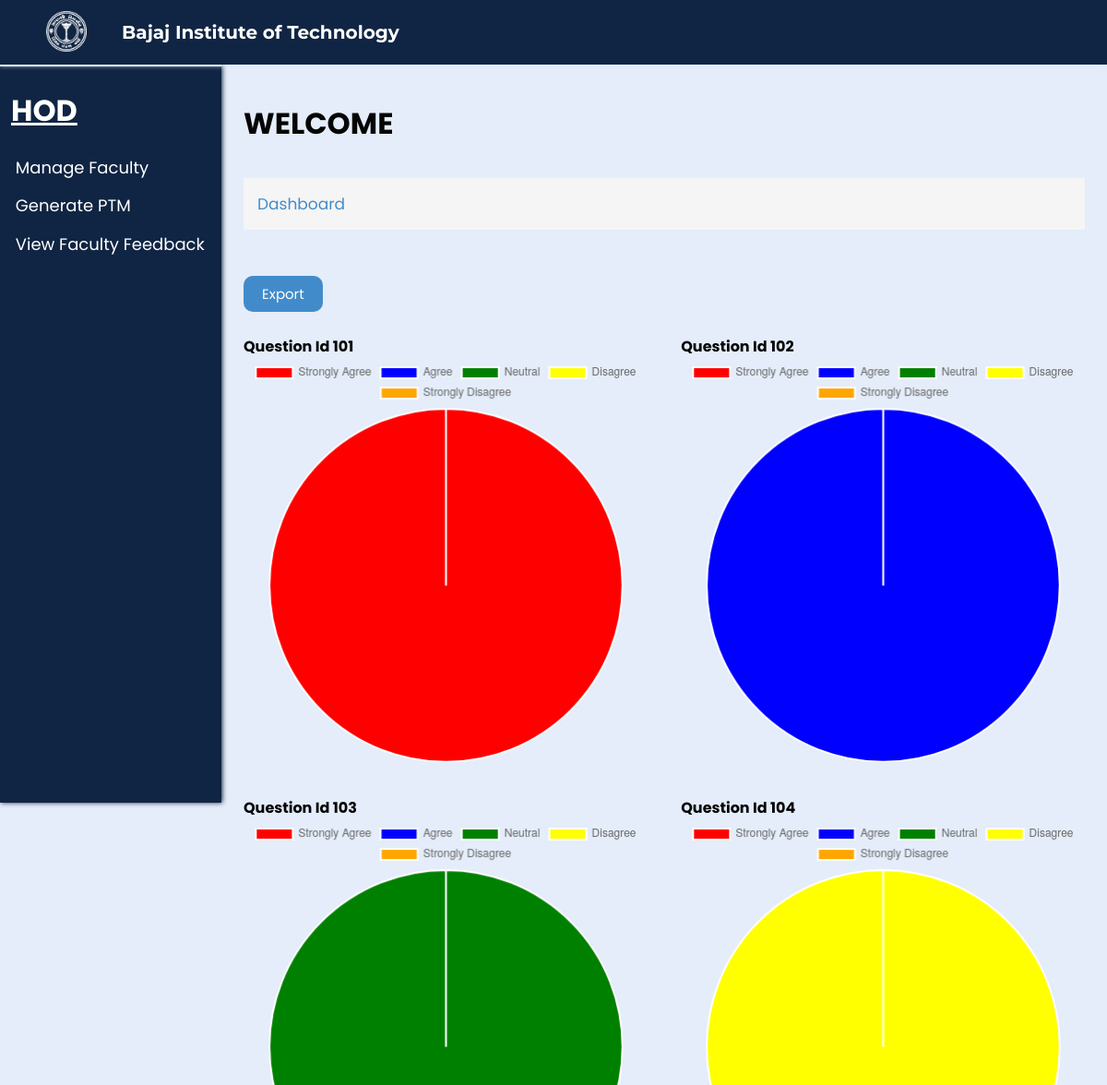
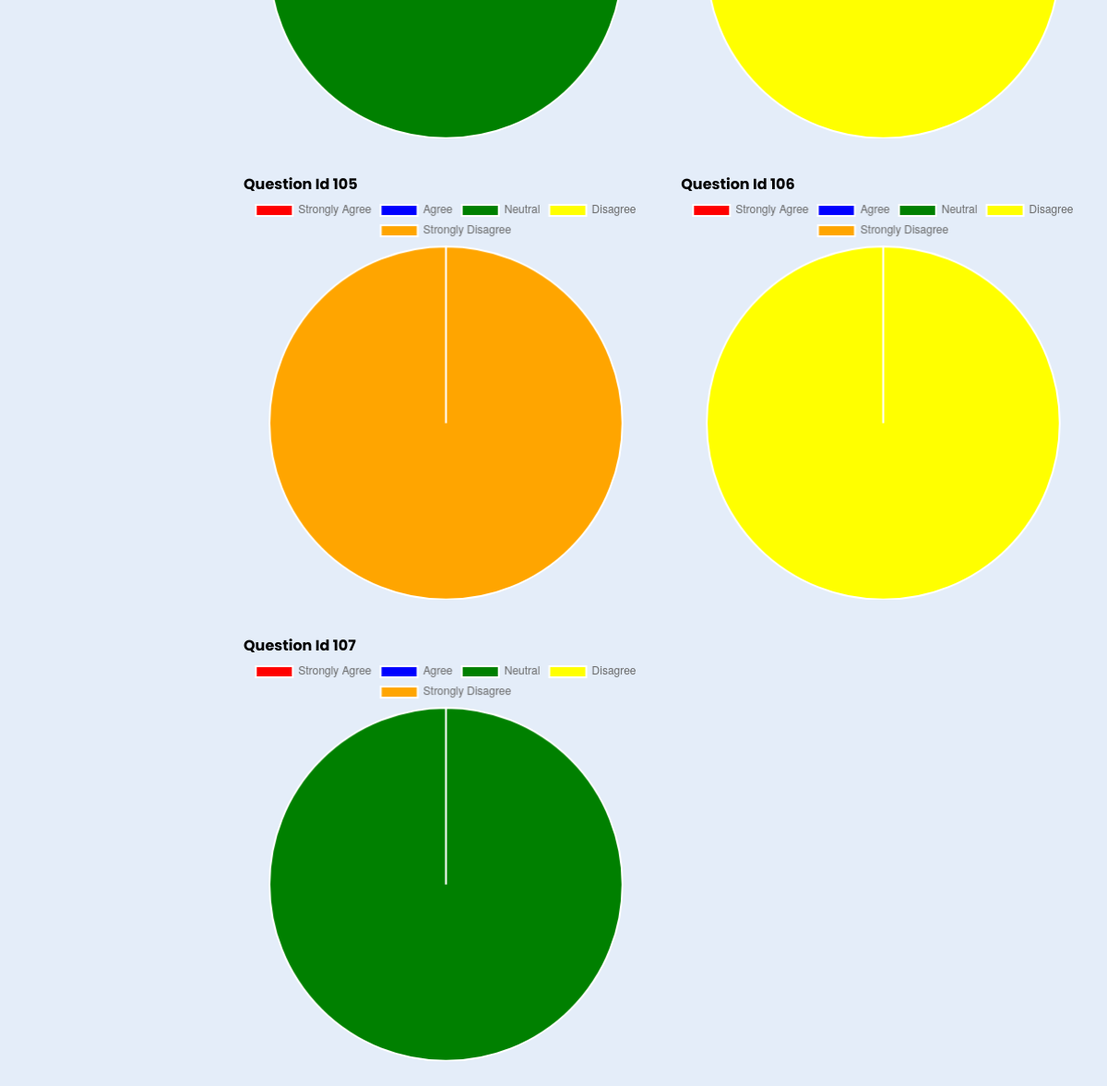
/hodviewresponses.php?id=101 (signed in), run on the app's committed database (2 pictures, top to bottom).
### tables this page shows
CREATE TABLE `responses` (
  `res_id` int(11) DEFAULT NULL,
  `feedbackid` int(11) DEFAULT NULL,
  `questionid` int(11) DEFAULT NULL,
  `answer` varchar(20) DEFAULT NULL
);

### hodviewresponses.php (the view, shortened to what this page needs)
<?php
include('connect.php');
if (isset($_GET['id'])) {
    $Feedid = $_GET['id'];
    $query = "SELECT questionid
              FROM responses
              WHERE feedbackid = '$Feedid' ";
    $result = mysqli_query($conn, $query);
}
?>
<!DOCTYPE html>
<html lang="en">
<head>
  <link rel="stylesheet" href="css/teacher.css?v=<?php echo time(); ?>">
  <link rel="stylesheet" href="css/common.css?v=<?php echo time(); ?>">
  <link rel="stylesheet" href="css/pop.css?v=<?php echo time(); ?>">
</head>
<body>
  <div class="nav">
    <div class="img">
      <img id="img" src="images/bitlogo_transparent.png" alt="BIT Logo">
    </div>
    <h2 id="heading">Bajaj Institute of Technology</h2>
    <div class="links" id="links">
    </div>
  </div>
  <div class="spaces"></div>
  <div class="full">
    <div class="left">
      <h1>HOD</h1>
      <ul>
        <li><a href="manageFaculty.php">Manage Faculty</a></li>
        <li><a href="generateptm.php">Generate PTM</a></li>
        <li><a href="hodviewfeedback.php">View Faculty Feedback</a></li>
      </ul>
    </div>
    <div class="right">
      <h1>WELCOME</h1>
      <br>
      <p>Dashboard</p>
      <br></br>
      <a href="export.php"><button>Export</button></a><br>
      <div class="chart-container">
  <?php
  $distinctQuestionIds = array();
  while ($row = mysqli_fetch_assoc($result)) {
    $id = $row['questionid'];
    if (!in_array($id, $distinctQuestionIds)) {
      $distinctQuestionIds[] = $id;
      $query1 = "SELECT COUNT(answer) as count1
                 FROM responses
                 WHERE answer = 'Strongly Agree' AND questionid = '$id' AND feedbackid = '$Feedid'";
      $result1 = mysqli_query($conn, $query1);
      $row1 = mysqli_fetch_assoc($result1);
      $query2 = "SELECT COUNT(answer) as count2
                 FROM responses
                 WHERE answer = 'Agree' AND questionid = '$id' AND feedbackid = '$Feedid'";
      $result2 = mysqli_query($conn, $query2);
      $row2 = mysqli_fetch_assoc($result2);
      $query3 = "SELECT COUNT(answer) as count3
                 FROM responses
                 WHERE answer = 'Neutral' AND questionid = '$id' AND feedbackid = '$Feedid'";
      $result3 = mysqli_query($conn, $query3);
      $row3 = mysqli_fetch_assoc($result3);
      $query4 = "SELECT COUNT(answer) as count4
                 FROM responses
                 WHERE answer = 'Disagree' AND questionid = '$id' AND feedbackid = '$Feedid'";
      $result4 = mysqli_query($conn, $query4);
      $row4 = mysqli_fetch_assoc($result4);
      $query5 = "SELECT COUNT(answer) as count5
                 FROM responses
                 WHERE answer = 'Strongly Disagree' AND questionid = '$id' AND feedbackid = '$Feedid'";
      $result5 = mysqli_query($conn, $query5);
      $row5 = mysqli_fetch_assoc($result5);
      $data = array();
      $data[] = array(
        'label' => 'Strongly Agree',
        'count' => $row1['count1']
      );
      $data[] = array(
        'label' => 'Agree',
        'count' => $row2['count2']
      );
      $data[] = array(
        'label' => 'Neutral',
        'count' => $row3['count3']
      );
      $data[] = array(
        'label' => 'Disagree',
        'count' => $row4['count4']
      );
      $data[] = array(
        'label' => 'Strongly Disagree',
        'count' => $row5['count5']
      );
      ?>
      <div class="chart-item">
        <br>
        <h4>Question Id <?php echo $id; ?></h4>
        <canvas id="chart-<?php echo $id; ?>"></canvas>
      </div>
      <script>
        var ctx = document.getElementById('chart-<?php echo $id; ?>').getContext('2d');
        var chart = new Chart(ctx, {
          type: 'pie',
          data: {
            labels: <?php echo json_encode(array_column($data, 'label')); ?>,
            datasets: [{
              data: <?php echo json_encode(array_column($data, 'count')); ?>,
              backgroundColor: ['red', 'blue', 'green', 'yellow', 'orange'], // Customize colors as needed
            }]
          },
        });
      </script>
      <?php
    }
  }
  ?>
</div>
    </div>
  </div>
</body>
</html>

### css/teacher.css (style rules this page uses)
button { background-color: #428BCA; border: none; color: rgb(255, 255, 255); text-decoration: none; display: inline-block; font-size: 15px; cursor: pointer; padding: 8px; border-radius: 10px; padding-left: 20PX; padding-right: 20px; }

### css/common.css (style rules this page uses)
* { margin: 0; padding: 0; box-sizing: border-box; font-family: 'Poppins', sans-serif; }
body { background-color: #E4EDF9; }
.nav { background-color: #102543; position: fixed; width: 100%; z-index: 100; height: 70px; box-shadow: 0px 1px 5px #E4EDF9; transition: 0.5s; }
.nav .img { transition: 0.5s; margin-left: 2%; padding: 1%; text-align: center; height: 100%; float: left; width: 8%; }
#img { height: 95%; transition: 0.5s; }
.nav .img img { height: 100%; width: auto; }
.nav h2 { transition: 0.5s; color: white; display: flex; height: 70px; font-size: 20px; float: left; width: 30%; align-items: center; padding: 1%; font-family: 'Montserrat', sans-serif; }
.nav .links { margin-right: 5%; transition: 0.5s; display: flex; height: 70px; float: left; width: 55%; align-items: center; justify-content: right; gap: 4%; font-family: 'Montserrat', sans-serif; }
.spaces { height: 70px; }
.full { width: 100%; max-width: 100%; min-height: 100%; margin: 0px; }
.left { height: 100vh; width: 20vw; background-color: #102543; color: white; border-top: 2px solid #E4EDF9; box-shadow: 1px 0px 5px #102543; position: fixed; }
.left h1 { margin: 10% 5%; text-decoration: underline; }
.right { width: 100%; padding: 5vh 2vw; padding-left: 22vw; color: rgb(5, 5, 5); }
.left ul { list-style-type: none; margin: 10% 7%; }
.left li { cursor: pointer; font-size: 18px; margin-top: 7%; transition: 0.5s; }
.left li a { text-decoration: none; color: white; }
.right>p { margin-top: 10px; font-size: 17px; padding: 15px; background-color: #F5F5F5; color: #428BCA; }

### hodviewresponses.php (style rules this page uses)
.chart-container { display: flex; justify-content: space-between; flex-wrap: wrap; }
.chart-item { width: 48%; height: 400px; margin-bottom: 100px; }

### data on the page
responses: questionid "101"
responses: questionid "102"
responses: questionid "103"
responses: questionid "104"
responses: questionid "105"
responses: questionid "106"
responses: questionid "107"

### other printed values
chart data {{ json_encode(array_column($data, 'count')) }} ["1","0","0","0","0"], ["0","1","0","0","0"], ["0","0","1","0","0"], ["0","0","0","1","0"], ["0","0","0","0","1"], ["0","0","0","1","0"], ["0","0","1","0","0"]
